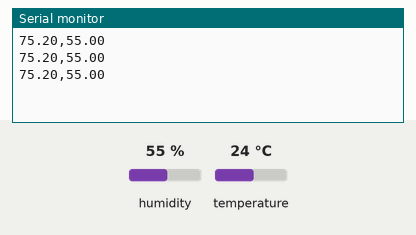
Recording of a sketch running on a simulated Arduino Uno, built with avr-gcc and run on an emulated ATmega328P. Shown: the last lines printed to the serial monitor. Inputs (shaded band) come from the test bench; at power-on: humidity 55 %, temperature 24 °C.

Above: at 1.3 s.
1.4 s: humidity set to 22 %
At 2.1 s:
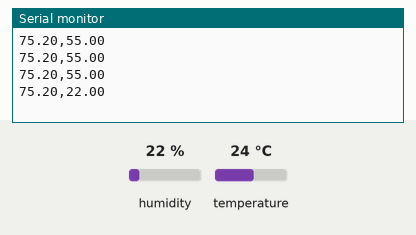
2.9 s: temperature set to 12 °C
At 2.9 s:
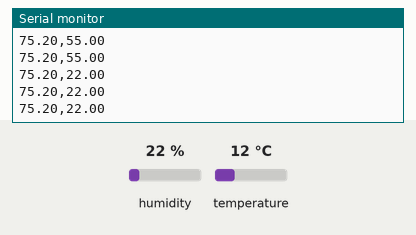
4.4 s: humidity set to 40 %
At 4.8 s:
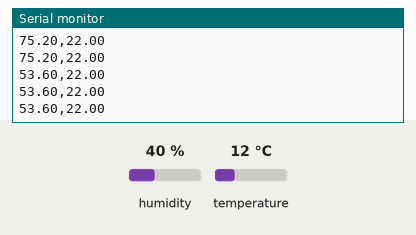
Timing chart, 0 to 7.4 s (numbered marks = the images above; inputs shaded):
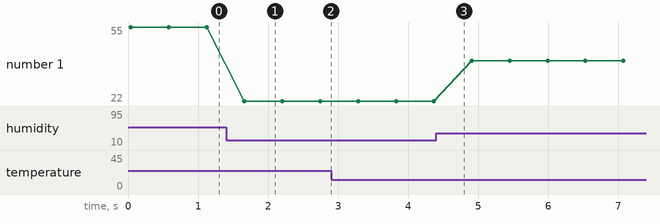

The sketch:

sht1x.ino
```cpp
// Original library from John Oxer
// https://github.com/practicalarduino/SHT1x
#include <SHT1x.h>

// Digital clock and data pins
// Other two pins needed are ground and power
const int DATA = 10;
const int CLOCK = 11;

// Instantiate a reference to the sensor
SHT1x sht1x( DATA, CLOCK );

// Setup serial communications
void setup()
{
   Serial.begin( 9600 );
}

// Infinite loop
void loop()
{
  float temperature = 0;
  float humidity = 0;

  // Read the temperature and humidity
  // There is also a Celcius method call
  // These calls take some time
  temperature = sht1x.readTemperatureF();
  humidity = sht1x.readHumidity();

  // Send the values to the serial port
  // Comma-separated values parsed on client
  Serial.print( temperature );
  Serial.print( "," );
  Serial.println( humidity );

  // Slight delay before sending the next values
  delay( 500 );
}
```

Measured:
- after the input at 1.4 s, the serial monitor: prints a new line after 0.26 s (image 1)
- plotted number 1: 55 → 22 after the input at 1.4 s, 22 → 40 after the input at 4.4 s
